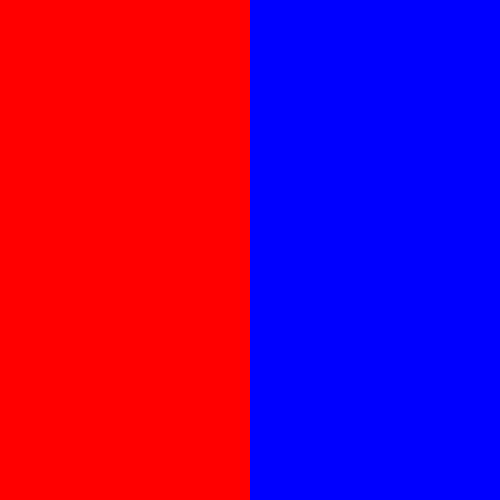
#> input picture half_red_half_blue.png, 500 x 500 px
$ python histogram.py
#> lines starting #> are read from the running program, lines starting #| are printed output that depends on the picture
import cv2
import matplotlib.pyplot as plt
import numpy as np

img = cv2.imread("half_red_half_blue.png")
#> img is the input picture: shape (500, 500, 3); mean B, G, R 127.5, 0, 127.5

img_vis = cv2.cvtColor(img,cv2.COLOR_BGR2RGB)
plt.figure(), plt.imshow(img_vis)

print(img.shape)
#| (500, 500, 3)

img_hist = cv2.calcHist([img], channels = [0],mask = None, histSize = [256],ranges = [0,256])
#> img_hist = 256 values, max 125000 at index 0, min 0 at index 1, mean 976.6
print(img_hist.shape)
#| (256, 1)
plt.figure(), plt.plot(img_hist)

color = ("b" , "g" , "r")
plt.figure()
for i, c in enumerate(color) :
    hist = cv2.calcHist([img], channels = [i],mask = None, histSize = [256],ranges = [0,256])
    plt.plot(hist, color = c )

#
golden_gate = cv2.imread("golden-gate.jpg")
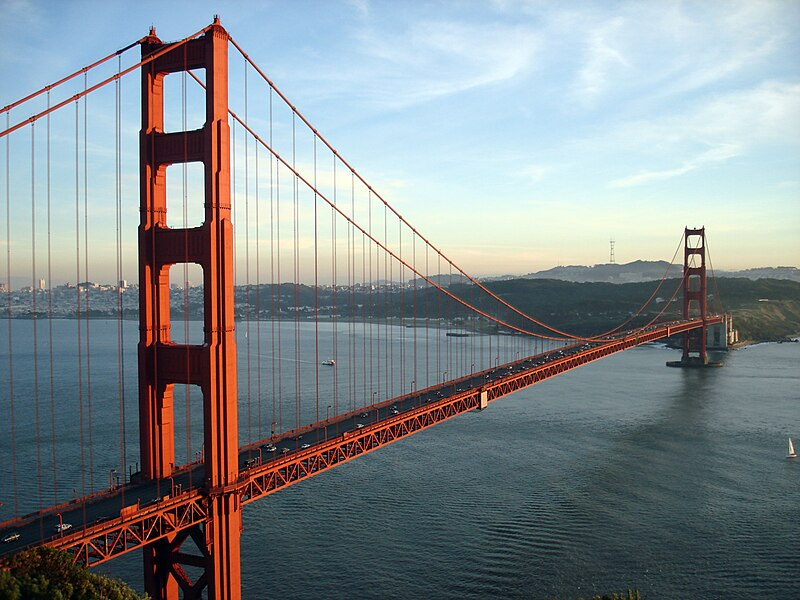
#> input picture golden-gate.jpg, 800 x 600 px
#> golden_gate is the input picture: shape (600, 800, 3); mean B, G, R 141.7, 138.4, 130.3
golden_gate_vis = cv2.cvtColor(golden_gate,cv2.COLOR_BGR2RGB)
plt.figure(),plt.imshow(golden_gate_vis)

print(golden_gate.shape)
#| (600, 800, 3)

mask = np.zeros(golden_gate.shape[:2],np.uint8)
plt.figure(),plt.imshow(mask,cmap = "gray")

mask[100:200, 200:400] = 255
plt.figure(),plt.imshow(mask,cmap = "gray")

masked_img_vis = cv2.bitwise_and(golden_gate_vis, golden_gate_vis, mask = mask)
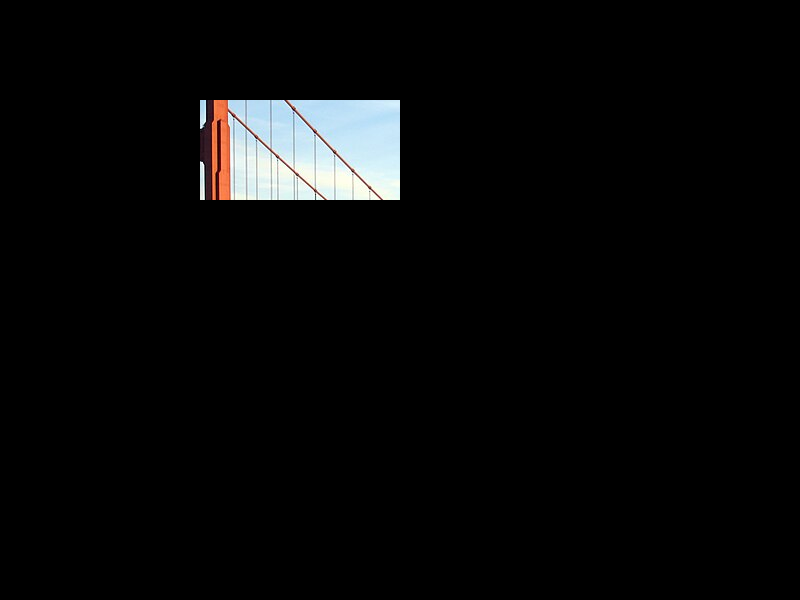
#> masked_img_vis: shape (600, 800, 3); mean R, G, B 8.4, 8.6, 8.8
plt.figure(),plt.imshow(masked_img_vis ,cmap = "gray")

masked_img = cv2.bitwise_and(golden_gate,golden_gate , mask = mask)
masked_img_hist = cv2.calcHist([golden_gate], channels = [0],mask = mask, histSize = [256],ranges = [0,256])
#> masked_img_hist = 256 values, max 1389 at index 247, min 1 at index 120, mean 78.12
plt.figure(),plt.plot(masked_img_hist)

#histogram eşitleme
#karşıtlık arttırma

img = cv2.imread("contrast.jpg",0)
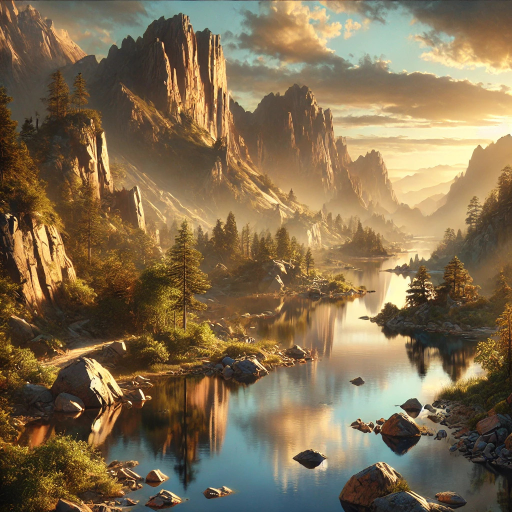
#> input picture contrast.jpg, 1024 x 1024 px (shown at 1/2 size)
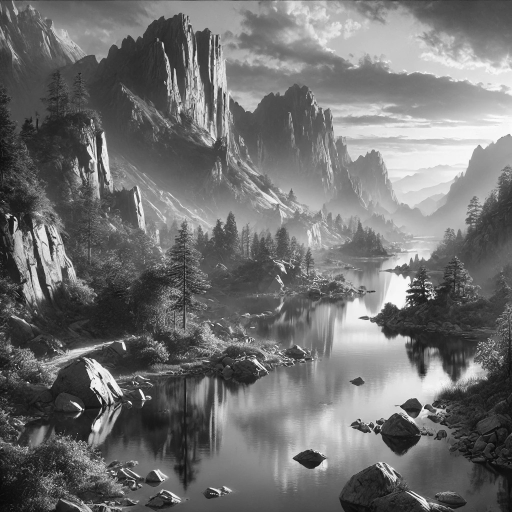
#> img: shape (1024, 1024) (shown at 1/2 size); min 1, max 255, mean 112.5
plt.figure(),plt.imshow(img, cmap = "gray"),plt.axis("off")

img_hist = cv2.calcHist([img], channels = [0], mask = None, histSize = [256],ranges = [0,256])
#> img_hist = 256 values, max 9249 at index 77, min 0 at index 0, mean 4096
plt.figure() , plt.plot(img_hist)

eq_hist = cv2.equalizeHist(img)
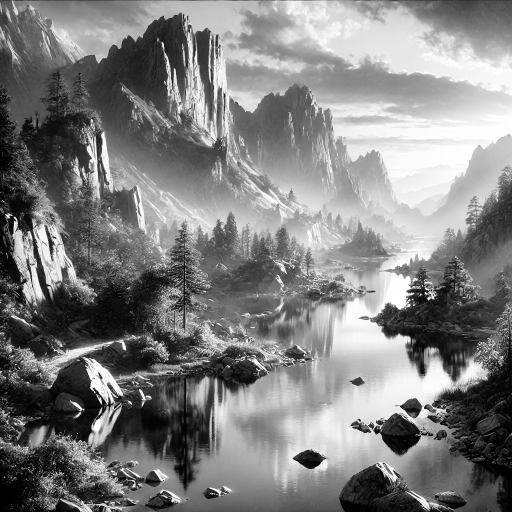
#> eq_hist: shape (1024, 1024) (shown at 1/2 size); min 0, max 255, mean 128.2

plt.figure() , plt.imshow(eq_hist , cmap = "gray")

eq_img_hist = cv2.calcHist([img], channels = [0], mask = None, histSize = [256],ranges = [0,256])
#> eq_img_hist has the same summary as img_hist
plt.figure(), plt.plot(eq_img_hist)
#> figure, not shown here; curve peaks at x = 0, y = 125000
#> figure, not shown here; curve peaks at x = 0, y = 125000; curve peaks at x = 0, y = 250000; curve peaks at x = 0, y = 125000
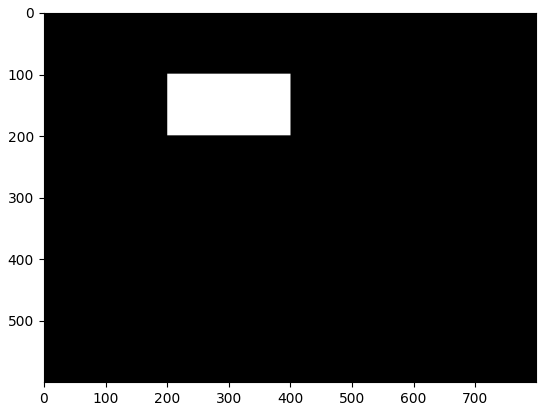
#> figure drawn by matplotlib, 1 panel
#> figure, not shown here; curve peaks at x = 247, y = 1389
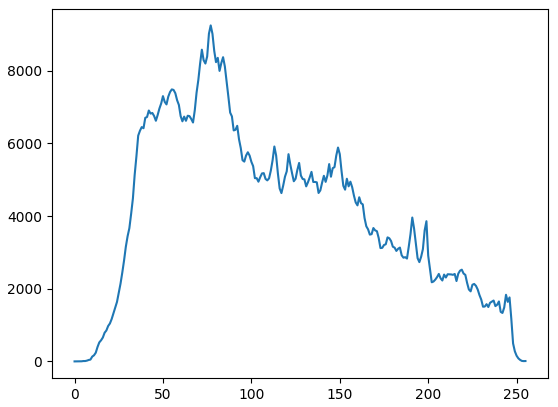
#> figure drawn by matplotlib, 1 panel; curve peaks at x = 77, y = 9249
